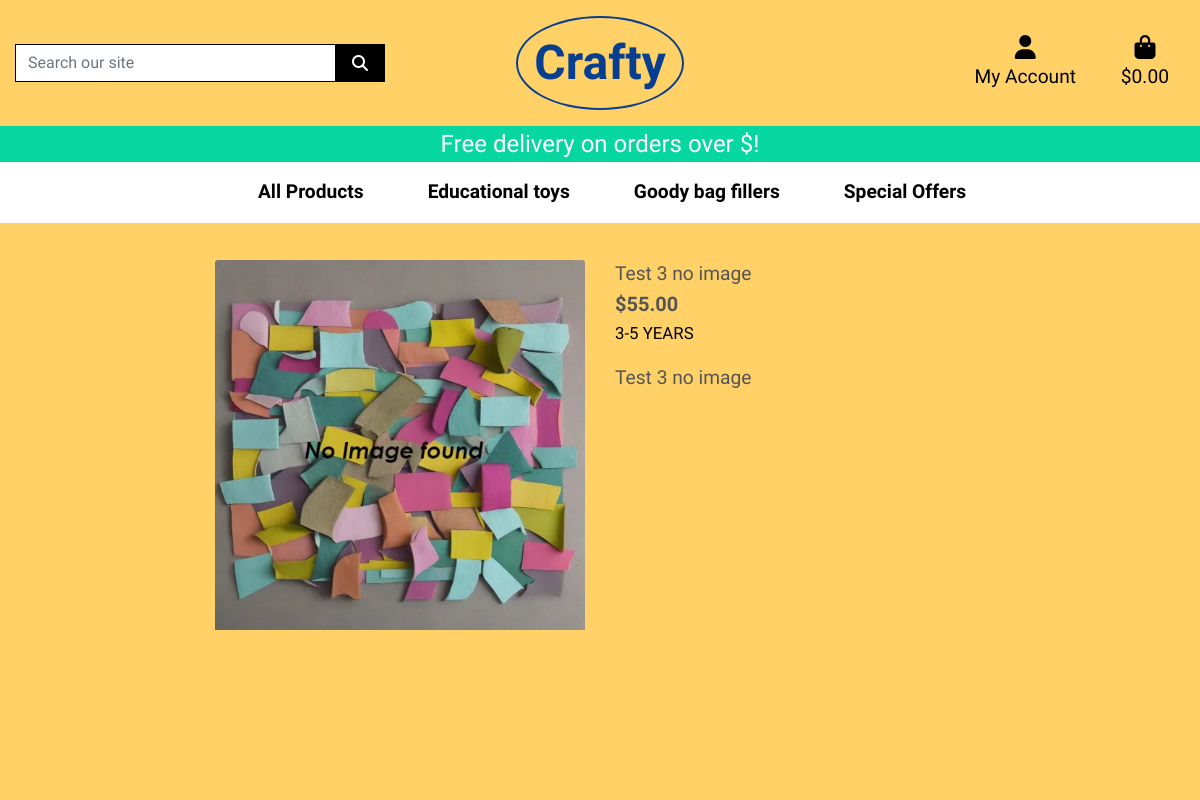
/products/3, run on an earlier commit of the app's database.
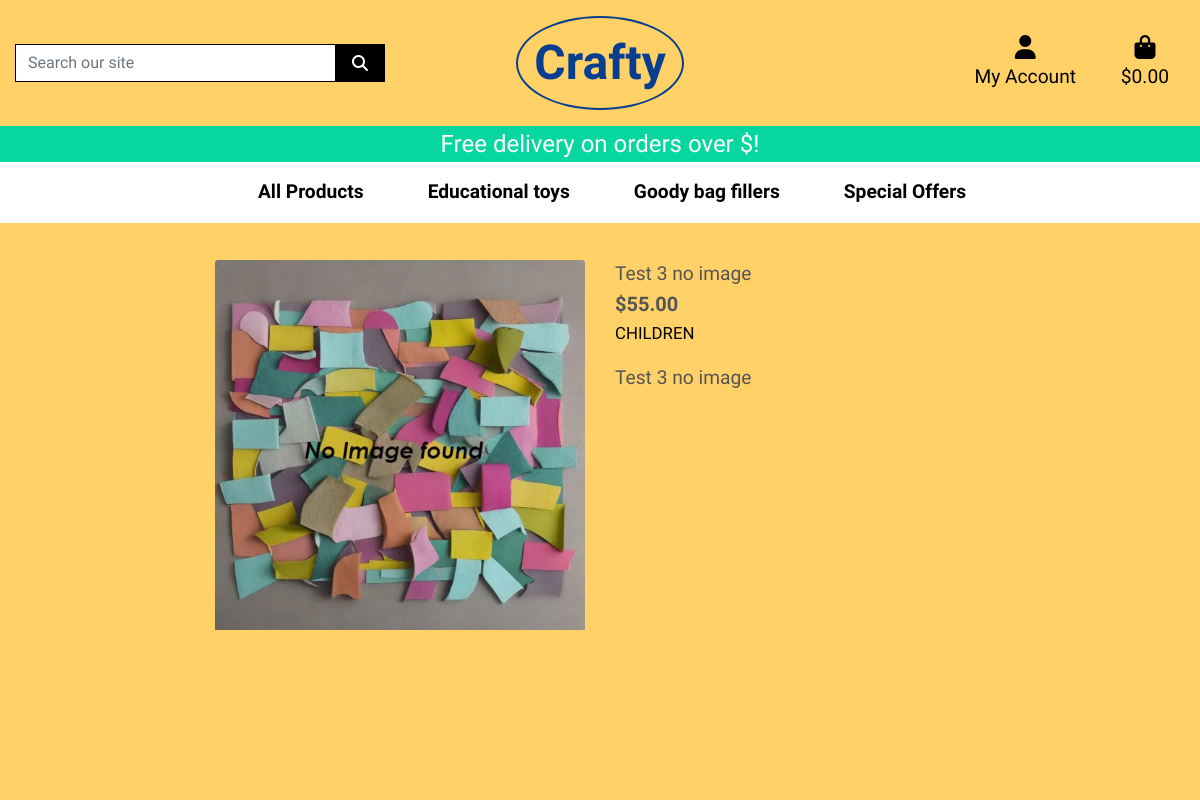
And on a later commit of the database.
### products/models.py (models this page shows, shortened)
class Product(models.Model):
    category = models.ForeignKey('Category', null=True, blank=True, on_delete=models.SET_NULL)
    sku = models.CharField(max_length=254, null=True, blank=True)
    name = models.CharField(max_length=254)
    age_group = models.ForeignKey('Age_group', null=True, blank=True, on_delete=models.SET_NULL)
    topic = models.ForeignKey('Topic', null=True, blank=True, on_delete=models.SET_NULL)
    description = models.TextField()
    price = models.DecimalField(max_digits=6, decimal_places=2)
    rating = models.DecimalField(max_digits=6, decimal_places=2, null=True, blank=True)
    image_url = models.URLField(max_length=1024, null=True, blank=True)
    image = models.ImageField(null=True, blank=True)

class Age_group(models.Model):
    name = models.CharField(max_length=254, null=True, blank=True)
    def __str__(self):
        return self.name

### products/views.py (the view)
# urls.py: path('<int:product_id>', views.product_detail, name="product_detail"),
def product_detail(request, product_id):
    product = get_object_or_404(Product, pk=product_id)
    context = {
        'product': product
    }
    return render(request, 'products/product_detail.html', context)

### products/templates/products/product_detail.html (shortened to what this page needs)
{% extends "base.html" %}
{% load static %}
{% block page_header %}
    <div class="container header-container">
    </div>
{% endblock %}
{% block content %}
<div class="overlay-single"></div>
<div class="container-fluid">
    <div class="row pt-5">
        <div class="single-product col-12 col-md-6 col-lg-4 offset-lg-2">
            <div class="image-container my-5">
                {% if product.image %}
                    <a href="{{ product.image.url }}" target="_blank">
                        <img class="card-img-top img-fluid" src="{{ product.image.url }}" alt="{{ product.name }}">
                    </a>
                {% else %}
                    <a href="">
                        <img class="card-img-top img-fluid" src="{{ MEDIA_URL }}noimage.webp" alt="{{ product.name }}">
                    </a>
                {% endif %}
            </div>
        </div>
        <div class="col-12 col-md-6 col-lg-4">
            <div class="product-details-container mb-5 mt-md-5">
                <p class="mb-0">{{ product.name }}</p>
                <p class="lead mb-0 text-left font-weight-bold">${{ product.price }}</p>
                {% if product.age_group %}
                    <small class="text-black">{{ product.age_group|upper }}</small>
                {% endif %}
                <p class="mt-3">{{ product.description }}</p>
            </div>
        </div>
    </div>
</div>
{% endblock %}

### templates/base.html (shortened to what this page needs)
{% load static %}
<!DOCTYPE html>
<html lang="en">
<head>
    {% block core_css %}
        <link rel="stylesheet" href="https://cdn.jsdelivr.net/npm/bootstrap@4.6.2/dist/css/bootstrap.min.css">
        <link rel="stylesheet" href="{% static 'css/base.css' %}">
    {% endblock %}
  </head>
  <body>
    <header class="container-fluid fixed-top">
        <div id="topnav" class="row py-lg-2 d-none d-lg-flex">
            <div class="col-12 col-lg-4 my-auto py-1 py-lg-0">
                <form method="GET" action="{% url 'products' %}">
                    <div class="input-group w-100">
                        <input class="form-control border border-black rounded-0" type="text" name="q" placeholder="Search our site">
                        <div class="input-group-append">
                            <button class="form-control btn btn-black border border-black rounded-0" type="submit">
                                <span class="icon">
                                    <i class="fas fa-search"></i>
                                </span>
                            </button>
                        </div>
                    </div>
                </form>
                </div>
            <div class="col-12 col-lg-4 my-auto py-1 py-lg-0 text-center d-flex justify-content-center">
                <a href="{% url 'home' %}" class="nav-link main-logo-link">
                <h2 class="logo-font my-0 logo-name"><strong>Crafty</strong></h2>
                </a>
            </div>
            <div class="col-12 col-lg-4 my-auto py-1 py-lg-0">
                <ul  class="list-inline list-unstyled text-center text-lg-right my-0">
                <li class="list-inline-item dropdown">
                    <a class="text-black nav-link" href="#" id="user-options" data-toggle="dropdown" aria-haspopup="true" aria-expanded="false">
                        <div class="text-center">
                            <div><i class="fas fa-user fa-lg"></i></div>
                            <p class="my-0">My Account</p>
                        </div>
                    </a>
                </li>
                <li class="list-inline-item">
                    <a class="{% if grand_total %}text-info font-weight-bold{% else %}text-black{% endif %} nav-link" href="">
                    <div class="text-center">
                        <div><i class="fas fa-shopping-bag fa-lg"></i></div>
                        <p class="my-0">
                            {% if grand_total %}
                                ${{ grand_total|floatformat:2 }}
                            {% else %}
                                $0.00
                            {% endif %}
                        </p>
                    </div>
                    </a>
                </li>
                </ul>
            </div>
        </div>
        <div id="delivery-banner" class="row text-center">
            <div class="col bg-green text-white">
                <h4 class="logo-font my-1">Free delivery on orders over ${{ free_shipping_threshold }}!</h4>
            </div>
        </div>
        <div class="row bg-white">
            <nav class="navbar navbar-expand-lg navbar-light w-100">
              {% include 'includes/main-nav.html' %}
          </nav>
          </div>
      </header>
    {% block page_header %}
    {% endblock %}
    {% block content %}
    {% endblock %}
</body>
</html>

### templates/includes/main-nav.html (shortened to what this page needs)
<div class="collapse navbar-collapse" id="main-nav">
    <ul class="navbar-nav w-auto mx-auto">
        <li class="nav-item dropdown">
            <a class="logo-font font-weight-bold nav-link text-black mr-5" href="#" id="all-products-link" data-toggle="dropdown" aria-haspopup="true" aria-expanded="false">
                All Products
            </a>
        </li>
        <li class="nav-item dropdown">
            <a class="logo-font font-weight-bold nav-link text-black mr-5" href="#" id="category-link" data-toggle="dropdown" aria-haspopup="true" aria-expanded="false">
                Educational toys
            </a>
        </li>
        <li class="nav-item dropdown">
            <a class="logo-font font-weight-bold nav-link text-black mr-5" href="#" id="homeware-link" data-toggle="dropdown" aria-haspopup="true" aria-expanded="false">
                Goody bag fillers
            </a>
        </li>
        <li class="nav-item dropdown">
            <a class="logo-font font-weight-bold nav-link text-black" href="#" id="specials-link" data-toggle="dropdown" aria-haspopup="true" aria-expanded="false">
                Special Offers
            </a>
        </li>
    </ul>
</div>

### static/css/base.css (style rules this page uses)
html { height: 100%; }
header { background-color: #ffd166; }
body { background: url('/media/crafty_background.jpg') no-repeat center center fixed; background-color: #06d6a0; background-size: cover; height:calc(100vh - 164px); color:#555; font-family: 'Gaegu'; font-size: 1.2rem; }
.icon { align-items: center; display: inline-flex; justify-content: center; height: 1.5rem; width: 1.5rem; }
.logo-name { font-size: 3rem; padding: 1rem; color: #073E90; border: 2px solid #073E90; border-radius: 50%; }
.main-logo-link { width: fit-content; }
.btn-black { background: black; color: white; }
.bg-green { background: #06d6a0; }
.text-black { color: #000 !important; }
.border-black { border: 1px solid black !important; }
.overlay, .overlay-single { height: 100%; width: 100%; top: 0; left: 0; position: fixed; background: #ffd166; opacity: 0.2; z-index: -1; }
.overlay-single { opacity: 1; }
@media (min-width: 1200px) { .container { max-width: 80%; } }
@media (min-width: 992px) { .header-container { padding-top: 164px; } }

What changed in the data, as far as the page shows it:
changed Product "Test 3 no image": age_group "3-5 YEARS" → "CHILDREN"
